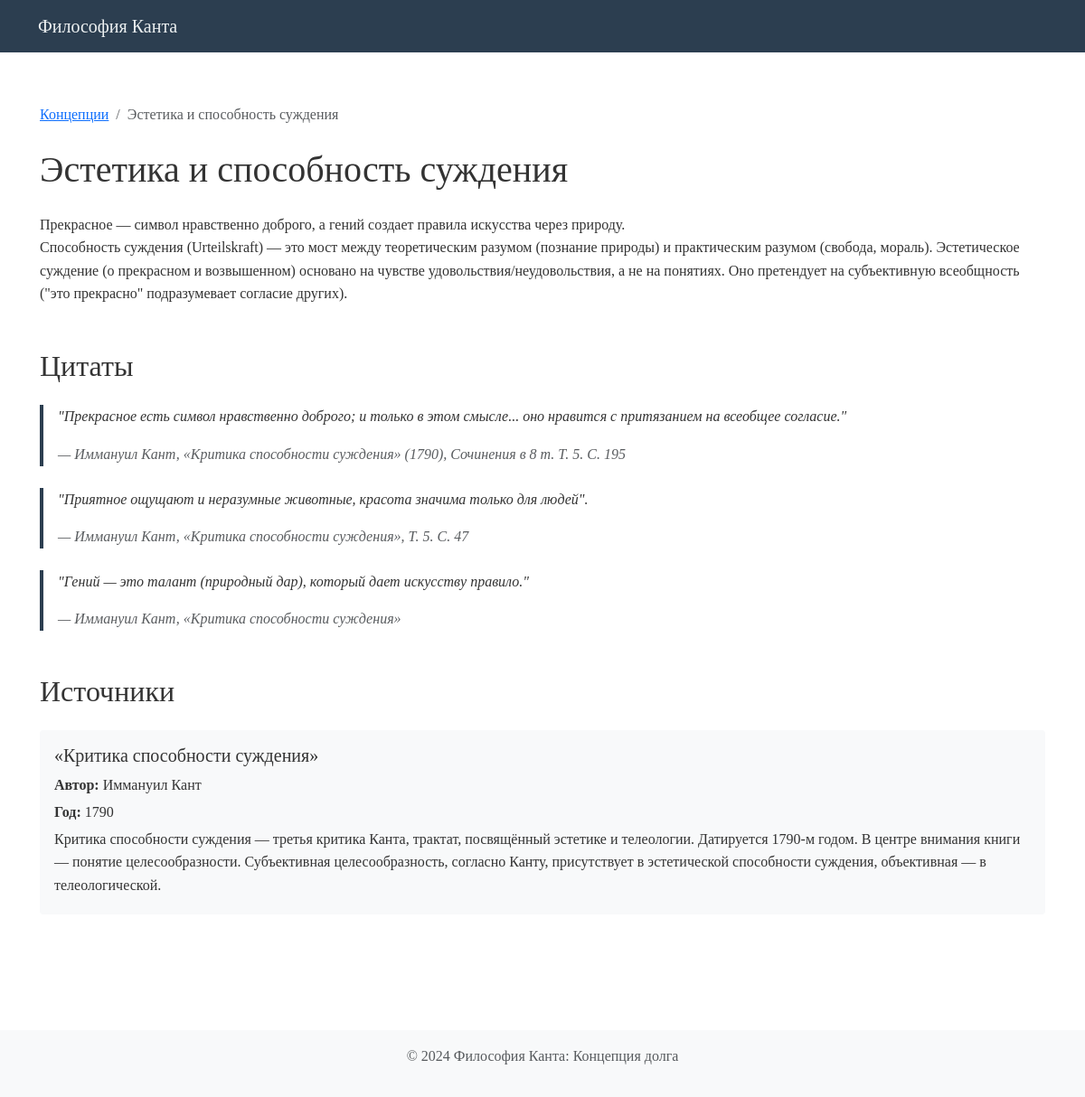
/concept/5/, run on the app's committed database.
### kant_duty/models.py (models this page shows, shortened)
class Concept(models.Model):
    title = models.CharField(max_length=200, verbose_name="Название концепции")
    description = models.TextField(verbose_name="Описание")
    created_at = models.DateTimeField(auto_now_add=True)
    updated_at = models.DateTimeField(auto_now=True)
    class Meta:
        verbose_name = "Концепция"
        verbose_name_plural = "Концепции"

class Quote(models.Model):
    concept = models.ForeignKey(Concept, on_delete=models.CASCADE, related_name='quotes')
    author = models.CharField(max_length=200, verbose_name="Автор")
    text = models.TextField(verbose_name="Текст цитаты")
    source = models.CharField(max_length=200, verbose_name="Источник")
    class Meta:
        verbose_name = "Цитата"
        verbose_name_plural = "Цитаты"

class Source(models.Model):
    concept = models.ForeignKey(Concept, on_delete=models.CASCADE, related_name='sources')
    title = models.CharField(max_length=200, verbose_name="Название источника")
    author = models.CharField(max_length=200, verbose_name="Автор")
    year = models.IntegerField(verbose_name="Год публикации")
    description = models.TextField(verbose_name="Описание")
    url = models.URLField(blank=True, null=True, verbose_name="Ссылка")
    class Meta:
        verbose_name = "Источник"
        verbose_name_plural = "Источники"

### kant_duty/views.py (the view)
# urls.py: path('concept/<int:pk>/', views.ConceptDetailView.as_view(), name='concept_detail'),
class ConceptDetailView(DetailView):
    model = Concept
    template_name = 'kant_duty/concept_detail.html'
    context_object_name = 'concept'
    def get_context_data(self, **kwargs):
        context = super().get_context_data(**kwargs)
        concept = self.get_object()
        context['historical_contexts'] = concept.historical_contexts.all()
        context['quotes'] = concept.quotes.all()
        context['sources'] = concept.sources.all()
        return context

### templates/kant_duty/concept_detail.html (shortened to what this page needs)
{% extends 'base.html' %}
{% block content %}
<div class="container">
    <nav aria-label="breadcrumb" class="mb-4">
        <ol class="breadcrumb">
            <li class="breadcrumb-item"><a href="{% url 'kant_duty:concept_list' %}">Концепции</a></li>
            <li class="breadcrumb-item active">{{ concept.title }}</li>
        </ol>
    </nav>
    <h1 class="mb-4">{{ concept.title }}</h1>
    <div class="mb-5">
        {{ concept.description|linebreaks }}
    </div>
    {% if quotes %}
    <section class="mb-5">
        <h2 class="mb-4">Цитаты</h2>
        {% for quote in quotes %}
        <div class="quote mb-4">
            <p>{{ quote.text }}</p>
            <footer class="text-muted">
                — {{ quote.author }}, <cite>{{ quote.source }}</cite>
            </footer>
        </div>
        {% endfor %}
    </section>
    {% endif %}
    {% if sources %}
    <section class="mb-5">
        <h2 class="mb-4">Источники</h2>
        {% for source in sources %}
        <div class="source">
            <h5>{{ source.title }}</h5>
            <p class="mb-1"><strong>Автор:</strong> {{ source.author }}</p>
            <p class="mb-1"><strong>Год:</strong> {{ source.year }}</p>
            <p class="mb-1">{{ source.description }}</p>
        </div>
        {% endfor %}
    </section>
    {% endif %}
</div>
{% endblock %}

### templates/base.html (style rules this page uses)
body { font-family: 'Times New Roman', Times, serif; line-height: 1.6; color: #333; }
.quote { border-left: 4px solid #2c3e50; padding-left: 1rem; margin: 1rem 0; font-style: italic; }
.source { background-color: #f8f9fa; padding: 1rem; margin: 1rem 0; border-radius: 4px; }

### data on the page
Concept: title "Эстетика и способность суждения", description "Прекрасное — символ нравственно доброго, а гений создает правила искусства через природу. Способность суждения (Urteilskraft) — это мост между теоретическим разумом (познание природы) и практическим разумом (свобода, мораль). Эстетическое суждение (о прекрасном и возвышенном) основано на чувстве удовольствия/неудовольствия, а не на понятиях. Оно претендует на субъективную всеобщность (\"это прекрасно\" подразумевает согласие других)."
Quote: text "\"Прекрасное есть символ нравственно доброго; и только в этом смысле... оно нравится с притязанием на всеобщее согласие.\"", author "Иммануил Кант", source "«Критика способности суждения» (1790), Сочинения в 8 т. Т. 5. С. 195"
Quote: text "\"Приятное ощущают и неразумные животные, красота значима только для людей\".", author "Иммануил Кант", source "«Критика способности суждения», Т. 5. С. 47"
Quote: text "\"Гений — это талант (природный дар), который дает искусству правило.\"", author "Иммануил Кант", source "«Критика способности суждения»"
Source: title "«Критика способности суждения»", author "Иммануил Кант", year "1790", description "Критика способности суждения — третья критика Канта, трактат, посвящённый эстетике и телеологии. Датируется 1790-м годом. В центре внимания книги — понятие целесообразности. Субъективная целесообразность, согласно Канту, присутствует в эстетической способности суждения, объективная — в телеологической."
